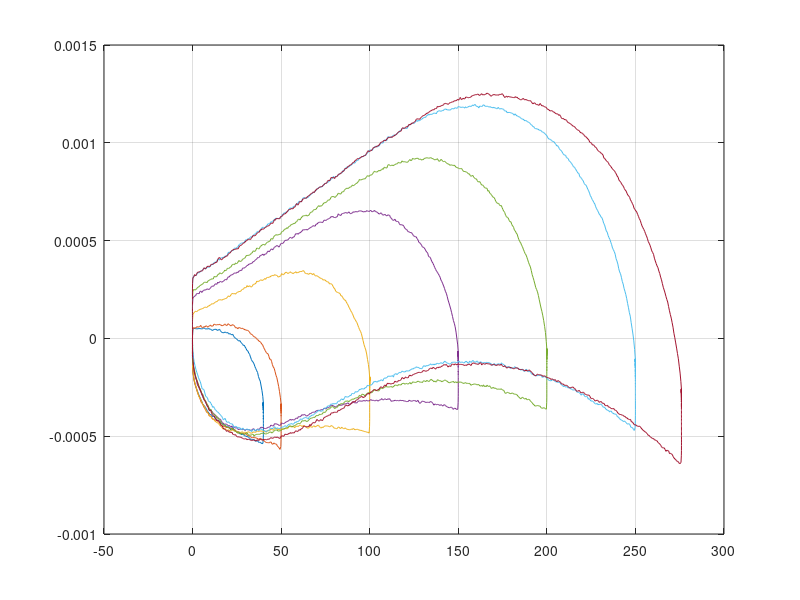
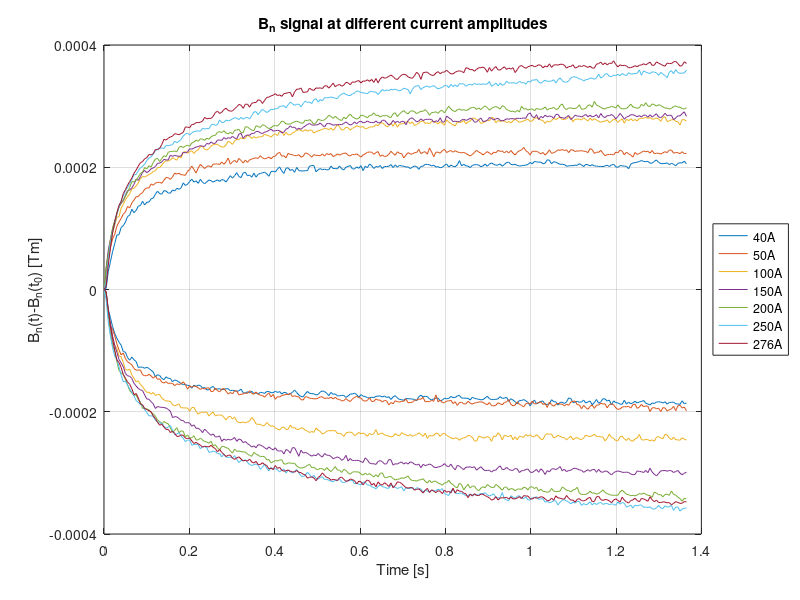

Here is the MATLAB script that generated these plots, in order: (Note: this script raises an error after producing the figures.)
%% Eddy current analysis
% Christian Grech - 13.03.2019 - TE-MSC-MM

%% Clear Variables, Close Current Figures
clc;
clear all;
close all;
p(1) = 0.001272614147872;
p(2) = 2.026356882029685e-04;

%% Load data
r3=2700:3816;  r4=2600:4200;  r6=3100:4700;  r9=3400:5400;  r12=3800:6000;  r15=4300:7000;  r18=4500:6900; 
load('data/Cycle_40A_100As.mat');
I40 = curr(r3);
B40 = BdL(r3);
t40 = tim(r3); grad_est = grad_est';
g40 = grad_est(r3);
load('data/Cycle_50A_100As.mat'); 
I50 = curr(r4);
B50 = BdL(r4);
t50 = tim(r4); grad_est = grad_est';
g50 = grad_est(r4);
load('data/Cycle_100A_100As.mat'); 
I100 = curr(r6);
B100 = BdL(r6);
t100 = tim(r6); grad_est = grad_est';
g100 = grad_est(r6);
load('data/Cycle_150A_100As.mat'); 
I150 = curr(r9);
B150 = BdL(r9);
t150 = tim(r9); grad_est = grad_est';
g150 = grad_est(r9);
load('data/Cycle_200A_100As.mat');
I200 = curr(r12);
B200 = BdL(r12);
t200 = tim(r12); grad_est = grad_est';
g200 = grad_est(r12);
load('data/Cycle_250A_100As.mat'); 
I250 = curr(r15);
B250 = BdL(r15);
t250 = tim(r15); grad_est = grad_est';
g250 = grad_est(r15);
load('data/Cycle_276A_100As.mat'); 
I276 = curr(r18);
B276 = BdL(r18);
t276 = tim(r18); grad_est = grad_est';
g276 = grad_est(r18);
% Variable: time; Vc; 
% figure; plot(I40, B40./I40, I50, B50./I50, I100, B100./I100, I150, B150./I150, I200, B200./I200, I250, B250./I250, I276, B276./I276); ylim([1.2e-3 1.4e-3]); grid on;
%% Read Data
[v i276] = min(diff(g276));
[v i250] = min(diff(g250));
[v i200] = min(diff(g200));
[v i150] = min(diff(g150));
[v i100] = min(diff(g100));
[v i50] = min(diff(g50));
[v i40] = min(diff(g40));

[v i276d] = max(diff(g276(501:end)));
[v i250d] = max(diff(g250(501:end)));
[v i200d] = max(diff(g200(501:end)));
[v i150d] = max(diff(g150(501:end)));
[v i100d] = max(diff(g100(501:end)));
[v i50d] = max(diff(g50(501:end)));
[v i40d] = max(diff(g40(501:end)));
   
i276d = i276d+500; i250d = i250d+500; i200d = i200d+500; i150d = i150d+500; i100d = i100d+500; i50d = i50d+500; i40d = i40d+500;
      
%%
z1 = (B40-(p(1)*I40)-p(2));
z2 = (B50-(p(1)*I50)-p(2));
z3 = (B100-(p(1)*I100)-p(2));
z4 = (B150-(p(1)*I150)-p(2));
z5 = (B200-(p(1)*I200)-p(2));
z6 = (B250-(p(1)*I250)-p(2));
z7 = (B276-(p(1)*I276)-p(2));

 figure; plot(I40, z1, I50, z2, I100, z3, I150, z4, I200, z5, I250, z6, I276, z7); grid on;
% 
a = 1.6;
dI40up = z1(1:end/a);
dI50up = z2(1:end/a);
dI100up = z3(1:end/a);
dI150up =  z4(1:end/a);
dI200up = z5(1:end/a);
dI250up = z6(1:end/a);
 dI276up = z7(1:end/a);

b=272; c=272;

 e40up = dI40up(i40:(i40+b)); e50up = dI50up(i50:i50+b); e100up = dI100up(i100:i100+b); e150up = dI150up(i150:i150+b); e200up = dI200up(i200:i200+b); e250up = dI250up(i250:i250+b); e276up = dI276up(i276:i276+b); 
 e40d = z1(i40d:(i40d+c)); e50d = z2(i50d:i50d+c);  e100d = z3(i100d:i100d+c); e150d = z4(i150d:i150d+c); e200d = z5(i200d:i200d+c); e250d = z6(i250d:i250d+c); e276d = z7(i276d:i276d+c); 
% 
et = linspace(0, length(e40up)/200, length(e40up));
etd = linspace(0, length(e40d)/200, length(e40d));

e40n = e40up-e40up(1);
e50n = e50up-e50up(1);
e100n = e100up-e100up(1);
e150n = e150up-e150up(1);
e200n = e200up-e200up(1);
e250n = e250up-e250up(1);
e276n = e276up-e276up(1);

e40dn = e40d-e40d(1);
e50dn = e50d-e50d(1);
e100dn = e100d-e100d(1);
e150dn = e150d-e150d(1);
e200dn = e200d-e200d(1);
e250dn = e250d-e250d(1);
e276dn = e276d-e276d(1);
% 
%  figure; plot(e276n, e50n, 'k--'); hold on; plot(e276n,e100n, 'b'); hold on; plot(e276n, e150n, 'r--');  hold on; plot(e276n, e200n, 'm--'); hold on; plot(e276n, e250n, 'k'); hold on; plot(e276n, e40n, 'k'); grid on;
figure; plot(et,e40n); hold on; plot(et,e50n); hold on; plot(et,e100n); hold on; plot(et,e150n); hold on; plot(et,e200n);hold on; plot(et,e250n); hold on; plot(et,e276n); legend('40A', '50A', '100A', '150A', '200A', '250A', '276A');  grid on;
hold on; plot(etd,e40dn); hold on; plot(etd,e50dn); hold on; plot(etd,e100dn); hold on; plot(etd,e150dn); hold on; plot(etd,e200dn);hold on; plot(etd,e250dn); hold on; plot(etd,e276dn); legend('40A', '50A', '100A', '150A', '200A', '250A', '276A', 'Location','eastoutside'); title('B_n signal at different current amplitudes')
xlabel('Time [s]');
ylabel('B_n(t)-B_n(t_0) [Tm]');

amp = [40; 50; 100; 150; 200; 250; 276];

%% Means of BdL and B

f40_ = expFitdouble(et, e40n);
f50_ = expFitdouble(et, e50n);
f100_ = expFitdouble(et, e100n);
f150_ =expFitdouble(et, e150n);
f200_ = expFitdouble(et, e200n);
f250_ = expFitdouble(et, e250n);
f276_ = expFitdouble(et, e276n);
g40_ = expFitdouble(etd, e40dn);
g50_ = expFitdouble(etd, e50dn);
g100_ = expFitdouble(etd, e100dn);
g150_ = expFitdouble(etd, e150dn);
g200_ = expFitdouble(etd, e200dn);
g250_ = expFitdouble(etd, e250dn);
g276_ = expFitdouble(etd, e276dn);

f40= coeffvalues(f40_); f50= coeffvalues(f50_); f100= coeffvalues(f100_); f150= coeffvalues(f150_); f200= coeffvalues(f200_); f250= coeffvalues(f250_); f276= coeffvalues(f276_);
g40= coeffvalues(g40_); g50= coeffvalues(g50_); g100= coeffvalues(g100_); g150= coeffvalues(g150_); g200= coeffvalues(g200_); g250= coeffvalues(g250_); g276= coeffvalues(g276_);
a = [f40(1); f50(1); f100(1); f150(1); f200(1); f250(1); f276(1)];
b = [f40(2); f50(2); f100(2); f150(2); f200(2); f250(2); f276(2)];
c = [f40(3); f50(3); f100(3); f150(3); f200(3); f250(3); f276(3)];
d = [f40(4); f50(4); f100(4); f150(4); f200(4); f250(4); f276(4)];
e = [f40(5); f50(5); f100(5); f150(5); f200(5); f250(5); f276(5)];

a2 = [g40(1); g50(1); g100(1); g150(1); g200(1); g250(1); g276(1)];
b2 = [g40(2); g50(2); g100(2); g150(2); g200(2); g250(2); g276(2)];
c2 = [g40(3); g50(3); g100(3); g150(3); g200(3); g250(3); g276(3)];
d2 = [g40(4); g50(4); g100(4); g150(4); g200(4); g250(4); g276(4)];
e2 = [g40(5); g50(5); g100(5); g150(5); g200(5); g250(5); g276(5)];

% UP
t1 = polyFit(amp, a);
t2 = polyFit(amp, b);
t3 = polyFit(amp, c);
t4 = polyFit(amp, d);
t5 = polyFit(amp, e);
% DOWN
t6 = polyFit(amp, a2);
t7 = polyFit(amp, b2);
t8 = polyFit(amp, c2);
t9 = polyFit(amp, d2);
t10= polyFit(amp, e2);

% 
% 
v = 40; 
exp_mod_up = t1(v)*(1-(t2(v)*exp(-t3(v)*et))-(t4(v)*exp(-t5(v)*et)));
exp_mod_down = t6(v)*(1-(t7(v)*exp(-t8(v)*et))-(t9(v)*exp(-t10(v)*et)));
figure; plot(et, exp_mod_up, 'b--','LineWidth',2); hold on; plot(et, e40n, 'r'); grid on; hold on; 
plot(etd, exp_mod_down, 'b--','LineWidth',2); hold on; plot( etd, e40dn, 'r');   hold on;

v = 50; 
exp_mod_up = t1(v)*(1-(t2(v)*exp(-t3(v)*et))-(t4(v)*exp(-t5(v)*et)));
exp_mod_down = t6(v)*(1-(t7(v)*exp(-t8(v)*et))-(t9(v)*exp(-t10(v)*et)));
 plot(et, exp_mod_up, 'b--', 'LineWidth',2); hold on; plot(et, e50n, 'r');  grid on; hold on;
plot(etd, exp_mod_down, 'b--', 'LineWidth',2); hold on; plot(etd, e50dn, 'r');   hold on;

v = 100; 
exp_mod_up = t1(v)*(1-(t2(v)*exp(-t3(v)*et))-(t4(v)*exp(-t5(v)*et)));
exp_mod_down = t6(v)*(1-(t7(v)*exp(-t8(v)*et))-(t9(v)*exp(-t10(v)*et)));
 plot(et, exp_mod_up, 'b--','LineWidth',2); hold on; plot( et, e100n, 'r');  grid on; hold on;
plot(etd, exp_mod_down, 'b--', 'LineWidth',2); hold on; plot(etd, e100dn, 'r');   hold on;

v = 150; 
exp_mod_up = t1(v)*(1-(t2(v)*exp(-t3(v)*et))-(t4(v)*exp(-t5(v)*et)));
exp_mod_down = t6(v)*(1-(t7(v)*exp(-t8(v)*et))-(t9(v)*exp(-t10(v)*et)));
 plot(et, exp_mod_up, 'b--','LineWidth',2); hold on; plot( et, e150n, 'r');  grid on; hold on;
plot(etd, exp_mod_down, 'b--', 'LineWidth',2); hold on; plot(etd, e150dn, 'r');   hold on;

v = 200; 
exp_mod_up = t1(v)*(1-(t2(v)*exp(-t3(v)*et))-(t4(v)*exp(-t5(v)*et)));
exp_mod_down = t6(v)*(1-(t7(v)*exp(-t8(v)*et))-(t9(v)*exp(-t10(v)*et)));
 plot(et, exp_mod_up, 'b--', 'LineWidth',2); hold on; plot(et, e200n, 'r');  grid on; hold on;
plot(etd, exp_mod_down, 'b--', 'LineWidth',2); hold on; plot(etd, e200dn, 'r');   hold on;

v = 250; 
exp_mod_up = t1(v)*(1-(t2(v)*exp(-t3(v)*et))-(t4(v)*exp(-t5(v)*et)));
exp_mod_down = t6(v)*(1-(t7(v)*exp(-t8(v)*et))-(t9(v)*exp(-t10(v)*et)));
 plot(et, exp_mod_up, 'b--', 'LineWidth',2); hold on; plot(et, e250n, 'r');  grid on; hold on;
plot(etd, exp_mod_down, 'b--', 'LineWidth',2); hold on; plot(etd, e250dn, 'r');   hold on;

v = 276; 
exp_mod_up = t1(v)*(1-(t2(v)*exp(-t3(v)*et))-(t4(v)*exp(-t5(v)*et)));
exp_mod_down = t6(v)*(1-(t7(v)*exp(-t8(v)*et))-(t9(v)*exp(-t10(v)*et)));
 plot(et, exp_mod_up, 'b--', 'LineWidth',2); hold on; plot(et, e276n, 'r');  grid on; hold on;
plot(etd, exp_mod_down, 'b--', 'LineWidth',2); hold on; plot(etd, e276dn, 'r');   hold on;
legend('Modelled', 'Actual'); 

%% Test function


